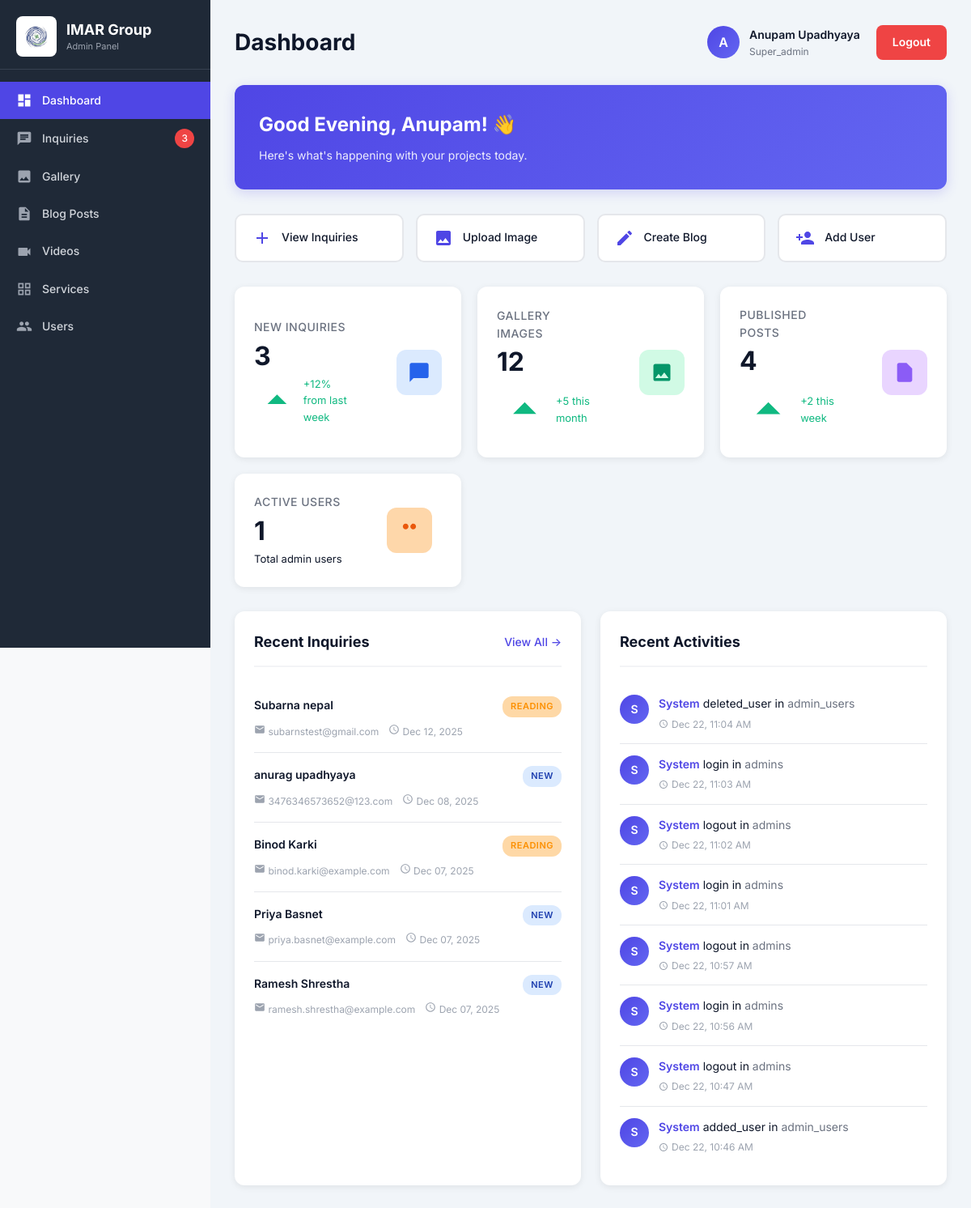
Page /admin/dashboard.php (signed in) on the earlier database version.
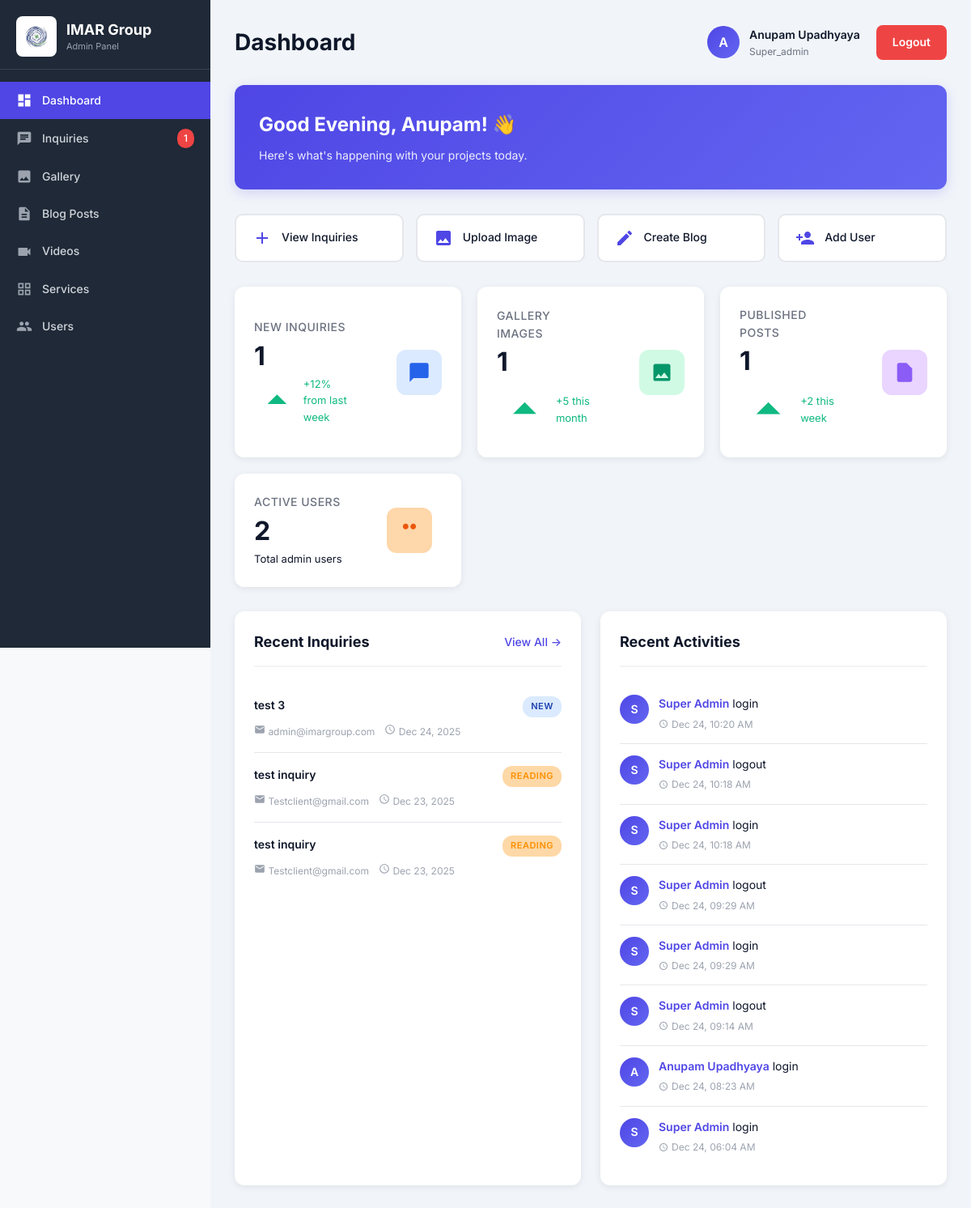
Same page on the later database version.
### tables this page shows
CREATE TABLE `inquiries` (
  `id` int(11) NOT NULL,
  `first_name` varchar(50) NOT NULL,
  `last_name` varchar(50) NOT NULL,
  `email` varchar(100) NOT NULL,
  `phone` varchar(20) NOT NULL,
  `appointment_date` date DEFAULT NULL,
  `message` text NOT NULL,
  `ip_address` varchar(45) DEFAULT NULL,
  `user_agent` text DEFAULT NULL,
  `status` enum('new','reading','responded') NOT NULL DEFAULT 'new',
  `created_at` timestamp NOT NULL DEFAULT current_timestamp(),
  `updated_at` timestamp NOT NULL DEFAULT current_timestamp() ON UPDATE current_timestamp(),
  `read_at` datetime DEFAULT NULL,
  `admin_notes` text DEFAULT NULL
);

CREATE TABLE `activity_logs` (
  `id` int(11) NOT NULL,
  `admin_id` int(11) DEFAULT NULL,
  `action` varchar(100) NOT NULL,
  `table_affected` varchar(50) DEFAULT NULL,
  `record_id` int(11) DEFAULT NULL,
  `details` text DEFAULT NULL,
  `old_values` text DEFAULT NULL,
  `new_values` text DEFAULT NULL,
  `ip_address` varchar(45) DEFAULT NULL,
  `user_agent` text DEFAULT NULL,
  `created_at` timestamp NOT NULL DEFAULT current_timestamp()
);

### admin/dashboard.php (the view, shortened to what the changed rows need)
<?php
require_once '../config/config.php';
$admin_name = $_SESSION['admin_name'] ?? 'Admin';
$stats = [];
$result = $conn->query("SELECT COUNT(*) as count FROM inquiries WHERE status = 'new'");
$stats['new_inquiries'] = $result->fetch_assoc()['count'] ?? 0;
$result = $conn->query("SELECT COUNT(*) as count FROM gallery WHERE status = 'active'");
$stats['gallery_count'] = $result->fetch_assoc()['count'] ?? 0;
$result = $conn->query("SELECT COUNT(*) as count FROM blog_posts WHERE status = 'published'");
$stats['blog_count'] = $result->fetch_assoc()['count'] ?? 0;
$result = $conn->query("SELECT COUNT(*) as count FROM admin_users WHERE status = 'active'");
$stats['admin_count'] = $result->fetch_assoc()['count'] ?? 0;
$recent_inquiries = [];
$result = $conn->query("
    SELECT
        id,
        CONCAT(first_name, ' ', last_name) AS name,
        email,
        status,
        created_at
    FROM inquiries
    ORDER BY created_at DESC
    LIMIT 5
");
while ($row = $result->fetch_assoc()) {
    $recent_inquiries[] = $row;
}
$recent_activities = [];
$result = $conn->query("
    SELECT al.action, al.table_affected, al.created_at, a.name as full_name
    FROM activity_logs al
    LEFT JOIN admin_users a ON al.admin_id = a.id
    ORDER BY al.created_at DESC
    LIMIT 8
");
while ($row = $result->fetch_assoc()) {
    $recent_activities[] = $row;
}
$hour = date('H');
if ($hour < 12) {
    $greeting = 'Good Morning';
} elseif ($hour < 18) {
    $greeting = 'Good Afternoon';
} else {
    $greeting = 'Good Evening';
}
$new_inquiries_count = $stats['new_inquiries'];
?>
<!DOCTYPE html>
<html lang="en">
<head>
    <link rel="stylesheet" href="../css/styles.css">
    <link rel="stylesheet" href="../css/dashboard.css">
</head>
<body>
<div class="dashboard">
    <div class="sidebar">
        <div class="sidebar-header">
            <div class="sidebar-logo">
                <div class="sidebar-logo-text">
                    <h2>IMAR Group</h2>
                </div>
            </div>
        </div>
        <div class="sidebar-menu">
            <a href="/Imar_Group_Admin_panel/admin/INQUIRY_CODE/inquiries.php" class="menu-item <?php echo strpos($_SERVER['PHP_SELF'], 'INQUIRY_CODE') !== false ? 'active' : ''; ?>">
                <svg viewBox="0 0 24 24">
                    <path d="M20 2H4c-1.1 0-1.99.9-1.99 2L2 22l4-4h14c1.1 0 2-.9 2-2V4c0-1.1-.9-2-2-2zM6 9h12v2H6V9zm8 5H6v-2h8v2zm4-6H6V6h12v2z"/>
                </svg>
                <span>Inquiries</span>
                <?php if ($new_inquiries_count > 0): ?>
                    <span style="margin-left: auto; background: #ef4444; color: white; padding: 2px 8px; border-radius: 12px; font-size: 12px;">
                        <?php echo $new_inquiries_count; ?>
                    </span>
                <?php endif; ?>
            </a>
        </div>
    </div>
    <div class="main-content">
        <div class="dashboard-header">
            <h1>Dashboard</h1>
        </div>
        <div class="welcome-banner">
            <h2><?php echo $greeting; ?>, <?php echo htmlspecialchars(explode(' ', $admin_name)[0]); ?>! 👋</h2>
        </div>
        <div class="stats-grid">
            <div class="stat-card">
                <div class="stat-content">
                    <div class="stat-info">
                        <h3>New Inquiries</h3>
                        <div class="stat-value"><?php echo $stats['new_inquiries']; ?></div>
                        <div class="stat-change positive">
                            <svg viewBox="0 0 24 24" fill="currentColor">
                                <path d="M7 14l5-5 5 5z"/>
                            </svg>
                            <span>+12% from last week</span>
                        </div>
                    </div>
                </div>
            </div>
            <div class="stat-card">
                <div class="stat-content">
                    <div class="stat-info">
                        <h3>Gallery Images</h3>
                        <div class="stat-value"><?php echo $stats['gallery_count']; ?></div>
                        <div class="stat-change positive">
                            <svg viewBox="0 0 24 24" fill="currentColor">
                                <path d="M7 14l5-5 5 5z"/>
                            </svg>
                            <span>+5 this month</span>
                        </div>
                    </div>
                </div>
            </div>
            <div class="stat-card">
                <div class="stat-content">
                    <div class="stat-info">
                        <h3>Published Posts</h3>
                        <div class="stat-value"><?php echo $stats['blog_count']; ?></div>
                        <div class="stat-change positive">
                            <svg viewBox="0 0 24 24" fill="currentColor">
                                <path d="M7 14l5-5 5 5z"/>
                            </svg>
                            <span>+2 this week</span>
                        </div>
                    </div>
                </div>
            </div>
            <div class="stat-card">
                <div class="stat-content">
                    <div class="stat-info">
                        <h3>Active Users</h3>
                        <div class="stat-value"><?php echo $stats['admin_count']; ?></div>
                        <div class="stat-change">
                            <span>Total admin users</span>
                        </div>
                    </div>
                </div>
            </div>
        </div>
        <div class="two-column-grid">
            <div class="content-card">
                <div class="content-card-header">
                    <h2>Recent Inquiries</h2>
                </div>
                <?php if (empty($recent_inquiries)): ?>
                    <div class="empty-state">
                        <svg viewBox="0 0 24 24">
                            <path d="M20 2H4c-1.1 0-1.99.9-1.99 2L2 22l4-4h14c1.1 0 2-.9 2-2V4c0-1.1-.9-2-2-2z"/>
                        </svg>
                        <h3>No Inquiries Yet</h3>
                        <p>New customer inquiries will appear here</p>
                    </div>
                <?php else: ?>
                    <?php foreach ($recent_inquiries as $inquiry): ?>
                        <div class="inquiry-item">
                            <div class="inquiry-header">
                                <div class="inquiry-name"><?php echo htmlspecialchars($inquiry['name']); ?></div>
                                <span class="inquiry-badge <?php echo strtolower($inquiry['status']); ?>">
                                    <?php echo ucfirst($inquiry['status']); ?>
                                </span>
                            </div>
                            <div class="inquiry-meta">
                                <span>
                                    <svg viewBox="0 0 24 24">
                                        <path d="M20 4H4c-1.1 0-1.99.9-1.99 2L2 18c0 1.1.9 2 2 2h16c1.1 0 2-.9 2-2V6c0-1.1-.9-2-2-2zm0 4l-8 5-8-5V6l8 5 8-5v2z"/>
                                    </svg>
                                    <?php echo htmlspecialchars($inquiry['email']); ?>
                                </span>
                                <span>
                                    <svg viewBox="0 0 24 24">
                                        <path d="M11.99 2C6.47 2 2 6.48 2 12s4.47 10 9.99 10C17.52 22 22 17.52 22 12S17.52 2 11.99 2zM12 20c-4.42 0-8-3.58-8-8s3.58-8 8-8 8 3.58 8 8-3.58 8-8 8zm.5-13H11v6l5.25 3.15.75-1.23-4.5-2.67z"/>
                                    </svg>
                                    <?php echo date('M d, Y', strtotime($inquiry['created_at'])); ?>
                                </span>
                            </div>
                        </div>
                    <?php endforeach; ?>
                <?php endif; ?>
            </div>
            <div class="content-card">
                <div class="content-card-header">
                    <h2>Recent Activities</h2>
                </div>
                <?php if (empty($recent_activities)): ?>
                    <div class="empty-state">
                        <svg viewBox="0 0 24 24">
                            <path d="M9 11H7v2h2v-2zm4 0h-2v2h2v-2zm4 0h-2v2h2v-2zm2-7h-1V2h-2v2H8V2H6v2H5c-1.11 0-1.99.9-1.99 2L3 20c0 1.1.89 2 2 2h14c1.1 0 2-.9 2-2V6c0-1.1-.9-2-2-2zm0 16H5V9h14v11z"/>
                        </svg>
                        <h3>No Activities Yet</h3>
                        <p>System activities will be logged here</p>
                    </div>
                <?php else: ?>
                    <?php foreach ($recent_activities as $activity): ?>
                        <div class="activity-item">
                            <div class="activity-icon">
                                <?php
                                $name = $activity['full_name'] ?? 'System';
                                echo strtoupper(substr($name, 0, 1));
                                ?>
                            </div>
                            <div class="activity-content">
                                <div class="activity-text">
                                    <strong><?php echo htmlspecialchars($activity['full_name'] ?? 'System'); ?></strong>
                                    <?php echo htmlspecialchars($activity['action']); ?>
                                    <?php if ($activity['table_affected']): ?>
                                        in <em><?php echo htmlspecialchars($activity['table_affected']); ?></em>
                                    <?php endif; ?>
                                </div>
                                <div class="activity-time">
                                    <svg viewBox="0 0 24 24">
                                        <path d="M11.99 2C6.47 2 2 6.48 2 12s4.47 10 9.99 10C17.52 22 22 17.52 22 12S17.52 2 11.99 2zM12 20c-4.42 0-8-3.58-8-8s3.58-8 8-8 8 3.58 8 8-3.58 8-8 8zm.5-13H11v6l5.25 3.15.75-1.23-4.5-2.67z"/>
                                    </svg>
                                    <?php echo date('M d, h:i A', strtotime($activity['created_at'])); ?>
                                </div>
                            </div>
                        </div>
                    <?php endforeach; ?>
                <?php endif; ?>
            </div>
        </div>
    </div>
</div>
</body>
</html>

Differences in the rows shown:
removed inquiries: name "Subarna nepal", status "READING", email "subarnstest@gmail.com", created_at "Dec 12, 2025"
removed inquiries: name "anurag upadhyaya", status "NEW", email "3476346573652@123.com", created_at "Dec 08, 2025"
removed inquiries: name "Binod Karki", status "READING", email "binod.karki@example.com", created_at "Dec 07, 2025"
removed inquiries: name "Priya Basnet", status "NEW", email "priya.basnet@example.com", created_at "Dec 07, 2025"
removed inquiries: name "Ramesh Shrestha", status "NEW", email "ramesh.shrestha@example.com", created_at "Dec 07, 2025"
removed activity_logs: name "S", full_name "System", action "deleted_user", table_affected "admin_users", created_at "Dec 22, 11:04 AM"
removed activity_logs: name "S", full_name "System", action "login", table_affected "admins", created_at "Dec 22, 11:03 AM"
removed activity_logs: name "S", full_name "System", action "logout", table_affected "admins", created_at "Dec 22, 11:02 AM"
removed activity_logs: name "S", full_name "System", action "login", table_affected "admins", created_at "Dec 22, 11:01 AM"
removed activity_logs: name "S", full_name "System", action "logout", table_affected "admins", created_at "Dec 22, 10:57 AM"
removed activity_logs: name "S", full_name "System", action "login", table_affected "admins", created_at "Dec 22, 10:56 AM"
removed activity_logs: name "S", full_name "System", action "logout", table_affected "admins", created_at "Dec 22, 10:47 AM"
removed activity_logs: name "S", full_name "System", action "added_user", table_affected "admin_users", created_at "Dec 22, 10:46 AM"
added inquiries: name "test 3", status "NEW", email "admin@imargroup.com", created_at "Dec 24, 2025"
added inquiries: name "test inquiry", status "READING", email "Testclient@gmail.com", created_at "Dec 23, 2025"
added inquiries: name "test inquiry", status "READING", email "Testclient@gmail.com", created_at "Dec 23, 2025"
now on this page (row edited): activity_logs: admin.name "S", admin.name "Super Admin", action "login", created_at "Dec 24, 10:20 AM"
now on this page (row edited): activity_logs: admin.name "S", admin.name "Super Admin", action "logout", created_at "Dec 24, 10:18 AM"
now on this page (row edited): activity_logs: admin.name "S", admin.name "Super Admin", action "login", created_at "Dec 24, 10:18 AM"
now on this page (row edited): activity_logs: admin.name "S", admin.name "Super Admin", action "logout", created_at "Dec 24, 09:29 AM"
now on this page (row edited): activity_logs: admin.name "S", admin.name "Super Admin", action "login", created_at "Dec 24, 09:29 AM"
now on this page (row edited): activity_logs: admin.name "S", admin.name "Super Admin", action "logout", created_at "Dec 24, 09:14 AM"
now on this page (row edited): activity_logs: admin.name "A", admin.name "Anupam Upadhyaya", action "login", created_at "Dec 24, 08:23 AM"
now on this page (row edited): activity_logs: admin.name "S", admin.name "Super Admin", action "login", created_at "Dec 24, 06:04 AM"
Other differences:
$new_inquiries_count: "3" → "1"
$stats['new_inquiries']: "3" → "1"
$stats['gallery_count']: "12" → "1"
$stats['blog_count']: "4" → "1"
$stats['admin_count']: "1" → "2"
